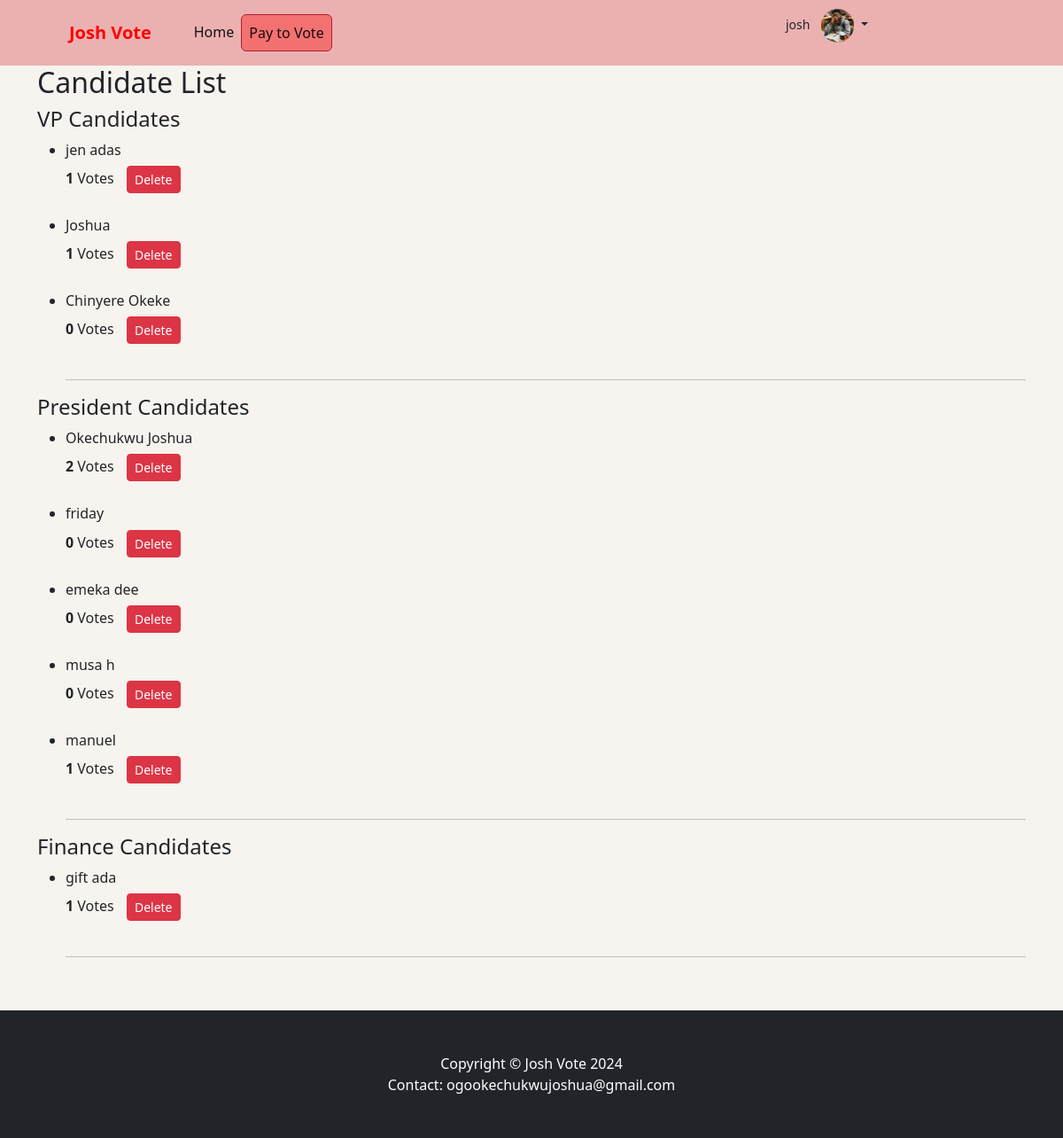
The app's page /admincandidates/ (signed in) with its own data.
### votingapp/models.py (models this page shows, shortened)
class Userprofile(models.Model):
    user = models.OneToOneField(User, on_delete=models.CASCADE)
    email = models.EmailField(max_length=300, blank=True, null=True)
    dob = models.DateField(blank=True, null=True)
    fullname = models.CharField(max_length=100, blank=True, null=True)
    profile_image = models.ImageField(upload_to='profile')
    address = models.CharField(max_length=30, blank=True, null=True)

class VotingCategory(models.Model):
    name = models.CharField(max_length=255, blank=True, null=True)
    slug = models.SlugField(unique=True, blank=True, max_length=300,)

class Candidate(models.Model):
    name = models.CharField(max_length=255)
    candidate_image = models.ImageField(upload_to='candidate_images/', null=True, blank=True)
    bio = models.CharField(max_length=300)
    voting_category = models.ForeignKey(VotingCategory, on_delete=models.CASCADE)
    votes = models.ManyToManyField(User, related_name='votes')
    votes_count = models.IntegerField(default=0)

### votingapp/views.py (the view)
# urls.py: path('admincandidates/', AdminCandidateListView.as_view(), name='admin-candidate-list'),
class AdminCandidateListView(View):
    def get(self, request):
        categories = VotingCategory.objects.all()
        categories_with_candidates = []
        for category in categories:
            candidates = Candidate.objects.filter(voting_category=category)
            categories_with_candidates.append((category, candidates))
        context = {
            'categories_with_candidates': categories_with_candidates
        }
        return render(request, 'admin_candidate_list.html', context=context)

### votingapp/context_img.py (called while the page is built)
def profile_info(request):
    if request.user.is_authenticated:
        try:
            profile = Userprofile.objects.get(user=request.user)
            return {'user_profile': profile}
        except Userprofile.DoesNotExist:
            pass
    return {}

### votingapp/context_processors.py (called while the page is built)
def cate_list(request):
    categories =VotingCategory.objects.all()
    global_list = []
    for category in categories:
            candidates = Candidate.objects.filter(voting_category=category)
            global_list.append((category, candidates))
    return {
        'global_list': global_list,
    }

### templates/admin_candidate_list.html
<!DOCTYPE html>
{% extends 'header.html' %}
{% load static %}
{% block content %}
  <div class="container" style="margin-bottom: 5%;">
    <h2>Candidate List</h2>
    {% for category, candidates in categories_with_candidates %}
      <div class="category-section">
        <h4>{{ category.name }} Candidates</h4>
        {% if candidates %}
          <ul>
            {% for candidate in candidates %}
              <li>
                <h6>{{ candidate.name }}</h6>
                <span style="font-weight: bolder;">{{ candidate.votes_count }}</span> Votes
                <a class="btn btn-danger btn-sm" style="margin-left: 10px;" href="{% url 'delete-candidate' candidate.id %}" onclick="return confirm('Are you sure you want to delete this candidate?')">Delete</a>
                <br>
              </li>
              <br>
            {% endfor %}
            <hr>
          </ul>
        {% else %}
          <p>No candidates found for this category.</p>
        {% endif %}
      </div>
    {% endfor %}
  </div>
  {% include 'footer.html' %}
{% endblock %}

### templates/header.html (shortened to what this page needs)
<!DOCTYPE html>
{% load static %}
<html lang="en">
    <head>
        <link href="https://cdn.jsdelivr.net/npm/bootstrap-icons@1.5.0/font/bootstrap-icons.css" rel="stylesheet" />
        <link href="https://maxcdn.bootstrapcdn.com/bootstrap/4.5.2/css/bootstrap.min.css" rel="stylesheet">
        <link href="{% static 'css/styles.css'  %}" rel="stylesheet" />
    </head>
    <body style="background-color: rgb(247, 243, 238);">
        <nav class="navbar navbar-expand-lg navbar-light bg-light" id="navbr" style="background-color: rgba(235, 173, 173, 0.934)!important;">
            <div class="container px-4 px-lg-5">
                <a class="navbar-brand" style="color: red; font-weight: bolder;" href="{%url 'dashboard' %}">Josh Vote</a>
                <div class="collapse navbar-collapse" id="navbarSupportedContent">
                    <ul class="navbar-nav me-auto mb-2 mb-lg-0 ms-lg-4">
                        <li class="nav-item"><a class="nav-link active" aria-current="page" href="{%url 'dashboard' %}">Home</a></li>
                        <li class="nav-item"><a class="nav-link active btn btn-danger" style="background-color: rgba(255, 0, 0, 0.363);"   href="{%url 'initiate_payment' %}">Pay to Vote</a></li>
                    </ul>
                    <form class="d-flex">
                        {% if request.user.is_authenticated %}
                        <ul class="nav-item dropdown no-arrow" style="margin-left: 40%;">
                                <a class="nav-link dropdown-toggle" id="navbarDropdown" href="#" role="button" data-bs-toggle="dropdown" aria-expanded="false">
                                    <span class="mr-2 d-none d-lg-inline text-gray-600 small">{{request.user}}</span>
                                    {% if user_profile.profile_image %}
                                    <img class="img-profile rounded-circle" style="width: 10%;" src="{{user_profile.profile_image.url}}" alt="Profile Image">
                                    {% else %}
                                    <img class="img-profile rounded-circle" style="width: 10%;" src="{% static 'img/undraw_profile.svg' %}" alt="Default Image">
                                    {% endif %}
                                </a>
                        </ul>
                          {% endif %}
                    </form>
                </div>
            </div>
        </nav>
        {% block content %}
        {% endblock content %}
    </body>
</html>

### templates/header.html (style rules this page uses)
.navbar { padding: 10px; text-align: center; z-index: 999; }

### records on screen
Userprofile: profile_image (picture)
VotingCategory: name "VP"
Candidate: name "jen adas", votes_count "1"
Candidate: name "Joshua", votes_count "1"
Candidate: name "Chinyere Okeke", votes_count "0"
VotingCategory: name "President"
Candidate: name "Okechukwu Joshua", votes_count "2"
Candidate: name "friday", votes_count "0"
Candidate: name "emeka dee", votes_count "0"
Candidate: name "musa h", votes_count "0"
Candidate: name "manuel", votes_count "1"
VotingCategory: name "Finance"
Candidate: name "gift ada", votes_count "1"

### other values on screen
{{ request.user }} "josh"
